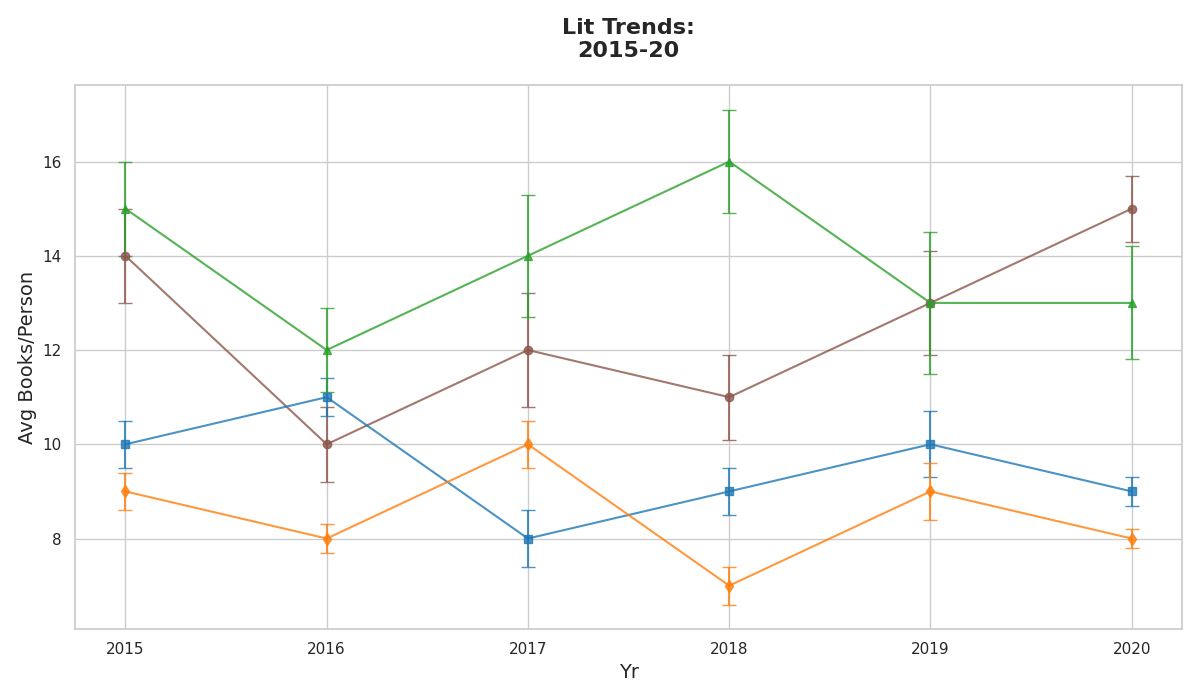

Recreate this plot in Python.
import matplotlib.pyplot as plt
import numpy as np

years = np.array([2015, 2016, 2017, 2018, 2019, 2020])

sci_fi = np.array([14, 10, 12, 11, 13, 15])
mystery = np.array([10, 11, 8, 9, 10, 9])
fantasy = np.array([15, 12, 14, 16, 13, 13])
historical_fiction = np.array([9, 8, 10, 7, 9, 8])

errors = {
    "Sci-Fi": np.array([1, 0.8, 1.2, 0.9, 1.1, 0.7]),
    "Mystery": np.array([0.5, 0.4, 0.6, 0.5, 0.7, 0.3]),
    "Fantasy": np.array([1, 0.9, 1.3, 1.1, 1.5, 1.2]),
    "Historical Fiction": np.array([0.4, 0.3, 0.5, 0.4, 0.6, 0.2]),
}

colors = ['#8c564b', '#1f77b4', '#2ca02c', '#ff7f0e']

fig, ax = plt.subplots(figsize=(12, 7))

ax.errorbar(years, sci_fi, yerr=errors["Sci-Fi"], color=colors[0], fmt='-o', capsize=5, alpha=0.8)
ax.errorbar(years, mystery, yerr=errors["Mystery"], color=colors[1], fmt='-s', capsize=5, alpha=0.8)
ax.errorbar(years, fantasy, yerr=errors["Fantasy"], color=colors[2], fmt='-^', capsize=5, alpha=0.8)
ax.errorbar(years, historical_fiction, yerr=errors["Historical Fiction"], color=colors[3], fmt='-d', capsize=5, alpha=0.8)

ax.set_title("Lit Trends:\n2015-20", fontsize=16, fontweight='bold', pad=20)
ax.set_xlabel("Yr", fontsize=14)
ax.set_ylabel("Avg Books/Person", fontsize=14)
ax.set_xticks(years)
plt.tight_layout()
plt.show()
